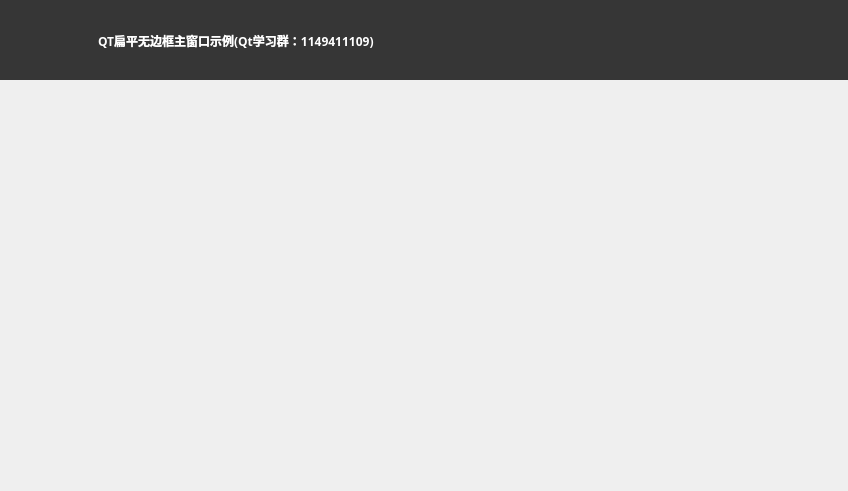
<?xml version="1.0" encoding="UTF-8"?>
<ui version="4.0">
 <class>MainWindow</class>
 <widget class="QMainWindow" name="MainWindow">
  <property name="geometry">
   <rect>
    <x>0</x>
    <y>0</y>
    <width>848</width>
    <height>491</height>
   </rect>
  </property>
  <property name="windowTitle">
   <string>MainWindow</string>
  </property>
  <widget class="QWidget" name="centralWidget">
   <layout class="QVBoxLayout" name="verticalLayout">
    <property name="spacing">
     <number>0</number>
    </property>
    <property name="leftMargin">
     <number>0</number>
    </property>
    <property name="topMargin">
     <number>0</number>
    </property>
    <property name="rightMargin">
     <number>0</number>
    </property>
    <property name="bottomMargin">
     <number>0</number>
    </property>
    <item>
     <widget class="QWidget" name="widgetTitle" native="true">
      <property name="minimumSize">
       <size>
        <width>0</width>
        <height>80</height>
       </size>
      </property>
      <property name="maximumSize">
       <size>
        <width>16777215</width>
        <height>80</height>
       </size>
      </property>
      <property name="styleSheet">
       <string notr="true">QWidget#widgetTitle{background:#363636;}
QLabel#labelTitle{color:white;padding:8px 0px 5px;}
QPushButton#btnMin,QPushButton#btnMax,QPushButton#btnExit{
        border-radius:0px;
        color: #F0F0F0;
        background-color:rgba(0,0,0,0);
        border-style:none;
    }
QPushButton#btnMin:hover,QPushButton#btnMax:hover{
        background-color: qlineargradient(spread:pad, x1:0, y1:1, x2:0, y2:0, stop:0 rgba(25, 134, 199, 0), stop:1 #5CACEE);
    }
QPushButton#btnExit:hover{
        background-color: qlineargradient(spread:pad, x1:0, y1:1, x2:0, y2:0, stop:0 rgba(238, 0, 0, 128), stop:1 rgba(238, 44, 44, 255));
    }</string>
      </property>
      <layout class="QHBoxLayout" name="horizontalLayout">
       <property name="spacing">
        <number>0</number>
       </property>
       <property name="leftMargin">
        <number>5</number>
       </property>
       <property name="topMargin">
        <number>0</number>
       </property>
       <property name="rightMargin">
        <number>0</number>
       </property>
       <property name="bottomMargin">
        <number>2</number>
       </property>
       <item>
        <widget class="QLabel" name="labelIcon">
         <property name="minimumSize">
          <size>
           <width>0</width>
           <height>0</height>
          </size>
         </property>
         <property name="maximumSize">
          <size>
           <width>16777215</width>
           <height>16777215</height>
          </size>
         </property>
         <property name="styleSheet">
          <string notr="true"/>
         </property>
         <property name="text">
          <string/>
         </property>
         <property name="pixmap">
          <pixmap resource="rc.qrc">:/image/app.jpg</pixmap>
         </property>
         <property name="scaledContents">
          <bool>true</bool>
         </property>
        </widget>
       </item>
       <item>
        <widget class="QLabel" name="labelTitle">
         <property name="font">
          <font>
           <family>宋体</family>
           <pointsize>9</pointsize>
           <bold>true</bold>
          </font>
         </property>
         <property name="styleSheet">
          <string notr="true"/>
         </property>
         <property name="text">
          <string>QT扁平无边框主窗口示例(Qt学习群：1149411109)</string>
         </property>
        </widget>
       </item>
       <item>
        <spacer name="horizontalSpacer">
         <property name="orientation">
          <enum>Qt::Horizontal</enum>
         </property>
         <property name="sizeType">
          <enum>QSizePolicy::Fixed</enum>
         </property>
         <property name="sizeHint" stdset="0">
          <size>
           <width>200</width>
           <height>20</height>
          </size>
         </property>
        </spacer>
       </item>
       <item>
        <widget class="QPushButton" name="btnMin">
         <property name="sizePolicy">
          <sizepolicy hsizetype="Preferred" vsizetype="Preferred">
           <horstretch>0</horstretch>
           <verstretch>0</verstretch>
          </sizepolicy>
         </property>
         <property name="minimumSize">
          <size>
           <width>0</width>
           <height>0</height>
          </size>
         </property>
         <property name="maximumSize">
          <size>
           <width>16777215</width>
           <height>16777215</height>
          </size>
         </property>
         <property name="toolTip">
          <string>最小化</string>
         </property>
         <property name="text">
          <string/>
         </property>
         <property name="icon">
          <iconset resource="rc.qrc">
           <normaloff>:/image/min.png</normaloff>:/image/min.png</iconset>
         </property>
         <property name="autoDefault">
          <bool>true</bool>
         </property>
         <property name="flat">
          <bool>true</bool>
         </property>
        </widget>
       </item>
       <item>
        <widget class="QPushButton" name="btnMax">
         <property name="sizePolicy">
          <sizepolicy hsizetype="Preferred" vsizetype="Preferred">
           <horstretch>0</horstretch>
           <verstretch>0</verstretch>
          </sizepolicy>
         </property>
         <property name="minimumSize">
          <size>
           <width>0</width>
           <height>0</height>
          </size>
         </property>
         <property name="maximumSize">
          <size>
           <width>16777215</width>
           <height>16777215</height>
          </size>
         </property>
         <property name="toolTip">
          <string>最大化</string>
         </property>
         <property name="text">
          <string/>
         </property>
         <property name="icon">
          <iconset resource="rc.qrc">
           <normaloff>:/image/max1.png</normaloff>:/image/max1.png</iconset>
         </property>
         <property name="autoDefault">
          <bool>true</bool>
         </property>
         <property name="flat">
          <bool>true</bool>
         </property>
        </widget>
       </item>
       <item>
        <widget class="QPushButton" name="btnExit">
         <property name="sizePolicy">
          <sizepolicy hsizetype="Preferred" vsizetype="Preferred">
           <horstretch>0</horstretch>
           <verstretch>0</verstretch>
          </sizepolicy>
         </property>
         <property name="minimumSize">
          <size>
           <width>0</width>
           <height>0</height>
          </size>
         </property>
         <property name="maximumSize">
          <size>
           <width>16777215</width>
           <height>16777215</height>
          </size>
         </property>
         <property name="toolTip">
          <string>退出</string>
         </property>
         <property name="text">
          <string/>
         </property>
         <property name="icon">
          <iconset resource="rc.qrc">
           <normaloff>:/image/exit.png</normaloff>:/image/exit.png</iconset>
         </property>
         <property name="autoDefault">
          <bool>true</bool>
         </property>
         <property name="flat">
          <bool>true</bool>
         </property>
        </widget>
       </item>
      </layout>
     </widget>
    </item>
    <item>
     <widget class="QWidget" name="widget" native="true"/>
    </item>
   </layout>
  </widget>
 </widget>
 <layoutdefault spacing="6" margin="11"/>
 <resources>
  <include location="rc.qrc"/>
 </resources>
 <connections/>
</ui>
